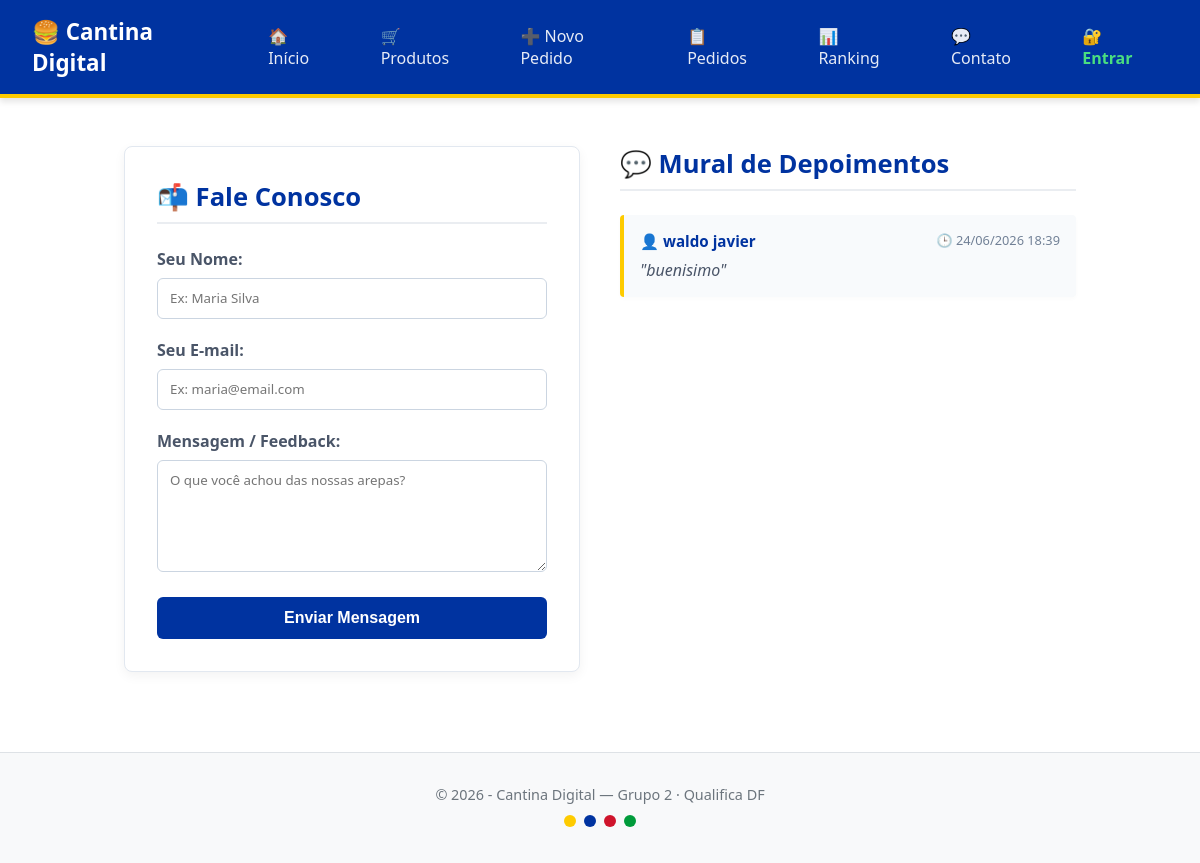
The app's page /contato with its own data.
### tables this page shows
CREATE TABLE comentarios (
        id INTEGER PRIMARY KEY AUTOINCREMENT,
        nome TEXT NOT NULL,
        email TEXT NOT NULL,
        mensagem TEXT NOT NULL,
        data_envio TEXT NOT NULL
    );

### app.py (the view, shortened to what this page needs)
@app.route("/contato", methods=["GET", "POST"])
def contato():
    con = conectar()
    cur = con.cursor()
    comentarios = cur.execute(
        "SELECT nome, mensagem, data_envio FROM comentarios ORDER BY id DESC"
    ).fetchall()
    con.close()
    return render_template("contacto.html", comentarios=comentarios)

### banco.py (called while the page is built)
def conectar():
    return sqlite3.connect("cantina.db")

### templates/contacto.html (shortened to what this page needs)
{% extends "base.html" %}
{% block conteudo %}
<div class="contato-grid">
    <div class="col-formulario">
        <div class="caixa-contato">
            <h2 class="titulo-secao">📬 Fale Conosco</h2>
            <form action="{{ url_for('contato') }}" method="POST">
                <div class="form-group">
                    <label for="nome">Seu Nome:</label>
                    <input type="text" id="nome" name="nome" placeholder="Ex: Maria Silva" required>
                </div>
                <div class="form-group">
                    <label for="email">Seu E-mail:</label>
                    <input type="email" id="email" name="email" placeholder="Ex: maria@email.com" required>
                </div>
                <div class="form-group">
                    <label for="mensagem">Mensagem / Feedback:</label>
                    <textarea id="mensagem" name="mensagem" rows="5" placeholder="O que você achou das nossas arepas?" required></textarea>
                </div>
                <button type="submit" class="btn-enviar">Enviar Mensagem</button>
            </form>
        </div>
    </div>
    <div class="col-comentarios">
        <h2 class="titulo-secao">💬 Mural de Depoimentos</h2>
        {% if comentarios %}
            {% for c in comentarios %}
                <div class="card-comentario">
                    <div class="autor-comentario">
                        <span>👤 {{ c[0] }}</span>
                        <span class="data-comentario">🕒 {{ c[2] }}</span>
                    </div>
                    <p class="texto-comentario">"{{ c[1] }}"</p>
                </div>
            {% endfor %}
        {% else %}
            <p style="color: #718096; text-align: center; margin-top: 2rem;">Seja o primeiro a deixar um comentário! 😊</p>
        {% endif %}
    </div>
</div>
{% endblock %}

### templates/base.html (style rules this page uses)
:root { --azul-predominante: #0033a0; --verde-brasil: #009b3a; --amarelo-uniao: #fecb00; --vermelho-venezuela: #cf142b; --fundo-branco: #ffffff; --fundo-cinza-claro: #f8f9fa; --texto-escuro: #212529; }
* { box-sizing: border-box; margin: 0; padding: 0; }
body { font-family: 'Segoe UI', Tahoma, Geneva, Verdana, sans-serif; background-color: var(--fundo-branco); color: var(--texto-escuro); }

### templates/contacto.html (style rules this page uses)
.contato-grid { display: flex; gap: 2.5rem; flex-wrap: wrap; }
.col-formulario, .col-comentarios { flex: 1; min-width: 300px; }
.caixa-contato { background-color: var(--fundo-branco); padding: 2rem; border-radius: 8px; border: 1px solid #e2e8f0; box-shadow: 0 4px 12px rgba(0, 0, 0, 0.05); }
.titulo-secao { color: var(--azul-predominante); margin-bottom: 1.5rem; font-size: 1.6rem; border-bottom: 2px solid #eaedf1; padding-bottom: 0.5rem; }
.form-group { margin-bottom: 1.25rem; }
.form-group label { display: block; margin-bottom: 0.5rem; font-weight: 600; color: #4a5568; }
.form-group input, .form-group textarea { width: 100%; padding: 0.65rem 0.75rem; border: 1px solid #cbd5e1; border-radius: 6px; box-sizing: border-box; font-family: inherit; }
.btn-enviar { background-color: var(--azul-predominante); color: white; padding: 0.75rem 1.5rem; border: none; border-radius: 6px; font-weight: bold; cursor: pointer; width: 100%; font-size: 1rem; }
.card-comentario { background: #f8fafc; border-left: 4px solid var(--amarelo-uniao); padding: 1rem; border-radius: 4px; margin-bottom: 1rem; box-shadow: 0 2px 4px rgba(0,0,0,0.02); }
.autor-comentario { font-weight: bold; color: var(--azul-predominante); display: flex; justify-content: space-between; font-size: 0.95rem; }
.data-comentario { font-weight: normal; color: #718096; font-size: 0.8rem; }
.texto-comentario { margin-top: 0.5rem; color: #4a5568; font-style: italic; }

### records on screen
comentarios: nome "waldo javier", data_envio "24/06/2026 18:39", mensagem "buenisimo"
